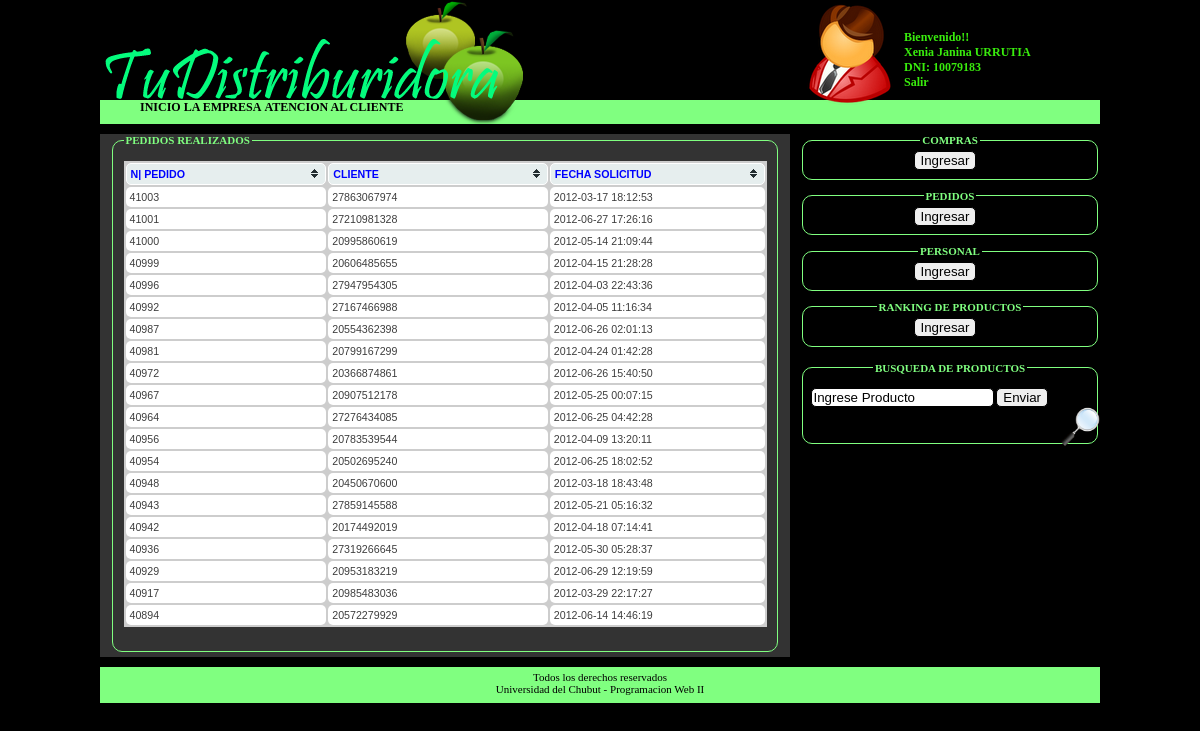
/intranet/principal.php (signed in), run on the app's committed database.
### tables this page shows
CREATE TABLE IF NOT EXISTS `pedido_cliente` (
  `nro_pedido` int(10) unsigned NOT NULL,
  `cliente` bigint(19) unsigned NOT NULL,
  `fecha_solicitud` datetime NOT NULL,
  `fecha_recepcion` datetime DEFAULT NULL,
  `empleado_venta` int(10) unsigned NOT NULL,
  `empleado_deposito` int(10) unsigned DEFAULT NULL,
  `estado_pedido` varchar(15) NOT NULL,
  PRIMARY KEY (`nro_pedido`),
  KEY `fk_pedido_cliente_cliente2` (`cliente`),
  KEY `fk_pedido_cliente_empleado1` (`empleado_venta`),
  KEY `fk_pedido_cliente_empleado2` (`empleado_deposito`)
);

### intranet/principal.php (called while the page is built, shortened)
<?php
	include("../model/Empleado.class.php");
	require 'vista.php';
?>

### model/Empleado.class.php (called while the page is built, shortened)
<?php
	class Empleado {
		private $dni;
		private $apellido;
		private $nombre;
		public function getDni() {
			return $this->dni;
		}
		public function getApellido() {
			return $this->apellido;
		}
		public function getNombre() {
			return $this->nombre;
		}
	}

### model/DBMysql.php (called while the page is built, shortened)
<?php
    class DBMysql {
		static function connection() {
			$user = "root";
			$password = "";
			$dbname = "mayorista";
			$remote = "localhost";
			try  {
				$link = new mysqli($remote , $user, $password, $dbname);
			} catch(Exception $e) {
                                echo $e.getMessage();
				throw new Exception;
			}
			return $link;
		}
		static function consulta($query) {
				try {
					$connection = DBMysql::connection();
					$resultado = $connection->query($query);
				} catch(Exception $e) {
                                        echo $e.getMessage();
					throw new Exception;
                                }
				return $resultado;
		}
    }

### comunes/tabla.php (the view)
<?php
	function graficarTabla($cabeceras, $resultado) {
		echo "<table id='myTable' class='tablesorter'>";
		echo "<thead>
				<tr>";
				foreach($cabeceras as $name)
					echo "<th>$name</th>";
		echo "	</tr>
			</thead>
			<tbody>";
		while ($array = $resultado->fetch_assoc()) {
			echo "<tr>";
				foreach($array as $name)
					echo "<td>$name</td>";
			echo "</tr>";
		}
		echo "</tbody></table>";
	}
?>

### intranet/vista.php (shortened to what this page needs)
<html>
	<head>
        <?php
			require 'cabeceras.php';
		?>
    </head>
    <body>
    	<div class="header">
	        <?php
				require 'head.php';
			?>
        </div>
        <?php
			require 'menu.php';
		?>
		<div id="centro">
		<div id="bar-izq">
			<div id="contenido">
				<?php
					require "$url";
                ?>
			</div>
		</div>
		<div id="bar-der">
			<?php
				require 'bar_compras.php';
				require 'bar_pedidos.php';
				require 'bar_personal.php';
				require 'bar_rankingproductos.php';
				require '../comunes/bar_busquedaproductos.php';
			?>
		</div>
		</div>
		<?php
			require '../comunes/pie.php';
		?>
    </body>
</html>

### intranet/cabeceras.php (shortened to what this page needs)
<link href="../css/style.css" rel="stylesheet" type="text/css" />
<link href="../css/jquery-ui-1.8.21.custom.css" rel="stylesheet" type="text/css">
<link href="../css/blue/tablesorter.css" rel="stylesheet" type="text/css">

### intranet/head.php (shortened to what this page needs)
<div id="logo">
         	<a href="principal.php"><img src="../images/Logo.png" alt="Logo Mayorista"></a>
         </div>
         <?php
	if(isset($_SESSION['Empleado'])) {
?>
    		<div class="usuario">
             	<table>
                 	<tr>
                     	<td><img src="../images/usuarios/empleado.png"></td>
				<?php
					$empleado = unserialize($_SESSION['Empleado']);
				?>
                         <td>Bienvenido!! <br><?php echo $empleado->getNombre() ." ". $empleado->getApellido(); ?><br> DNI: <?php echo $empleado->getDni(); ?><br> <a href="index.php?LogOut=<?php echo $_SESSION['LogOut']; ?>">Salir</a></td>
                 	</tr>
             	</table>
     	</div>
<?php } ?>

### intranet/menu.php (shortened to what this page needs)
<div class="menu">
      	<ul>
          	<li><a href="principal.php">Inicio</a></li>
              <li><a href="empresa.php">La Empresa</a></li>
              <li><a href="atencion_cliente.php">Atencion al Cliente</a></li>
          </ul>
      </div>

### intranet/ser_pedidosrealizados.php (shortened to what this page needs)
               <fieldset>
                 <legend>PEDIDOS REALIZADOS</legend>
                   <?php
		include("../model/DBMysql.php");
		include("../comunes/tabla.php");
		$query = "SELECT * FROM pedidos_realizados;";
		$resultado = DBMysql::consulta($query);
		$headers = array("N| PEDIDO", "CLIENTE" , "FECHA SOLICITUD");
		graficarTabla($headers,$resultado);
	?>
</fieldset>

### intranet/bar_compras.php (shortened to what this page needs)
<div id="compras">
	<fieldset id="">
		<legend>
			Compras
		</legend>
                   	<a href="<?php echo $_SERVER['SCRIPT_NAME']. "?sistema=1"; ?>"><input type="button" id="botoncompras" value="Ingresar"></a>
	</fieldset>
</div>

### intranet/bar_pedidos.php (shortened to what this page needs)
<div id="pedidos">
	<fieldset id="">
		<legend>
			Pedidos
		</legend>
                   <a href="<?php echo $_SERVER['SCRIPT_NAME']. "?sistema=2"; ?>"><input type="button" id="botonpedidos" value="Ingresar"></a>
	</fieldset>
</div>

### intranet/bar_personal.php (shortened to what this page needs)
<div id="personal">
	<fieldset id="">
		<legend>
			Personal
		</legend>
                    <a href="<?php echo $_SERVER['SCRIPT_NAME']. "?sistema=3"; ?>"><input type="button" id="botonpersonal" value="Ingresar"></a>
	</fieldset>
</div>

### intranet/bar_rankingproductos.php (shortened to what this page needs)
<div id="ranking">
	<fieldset>
		<legend>
			Ranking de Productos
		</legend>
                  	<a href="<?php echo $_SERVER['SCRIPT_NAME']. "?sistema=4"; ?>"><input type="button" id="botonranking" value="Ingresar"></a>
	</fieldset>
</div>

### comunes/bar_busquedaproductos.php (shortened to what this page needs)
<div id="productos">
	<fieldset>
		<legend>
			Busqueda de Productos
		</legend>
		<form name="buscarProductos" action="<?php echo $_SERVER['SCRIPT_NAME']; ?>" method="GET">
			<br>
			<input name="buscar" type="text" value="<?php if(isset($_GET['buscar'])) echo $_GET['buscar']; else echo "Ingrese Producto"; ?>" onFocus="quitarValue(this)">
			<input type="submit" value="Enviar" onClick="validarBusqueda(document.buscarProductos)">
		</form>
		<img src="../images/Search.png" >
	</fieldset>
</div>

### comunes/pie.php
<div id="foot">
	<fieldset>
		Todos los derechos reservados<br>
		Universidad del Chubut - Programacion Web II
	</fieldset>
</div>

### css/style.css (style rules this page uses)
body { width: 1000px; margin: 0 auto; background:rgba(0,0,0,1); font-family: Arial, Helvetica, sans-serif; color: #0F0; font-size: 14px; }
a, a:link, a:visited { text-decoration: none; outline: none; }
input { border: 1px solid; border-radius: 5px; }
legend { text-align: left; font: bold 11px solid ; text-transform: uppercase; color: rgb(128,255,128); }
fieldset { border: 1px solid rgb(128,255,128); border-radius: 10px; margin-top: 0px; margin-bottom: 5px; }
.header { background: gray; width: 1000px; clear: both; }
#logo { height: 100px; width: 700px; height: 100px; float: left; vertical-align: top; }
#logo img { float: left; }
#logo a, #logo:visited, #logo:link { text-decoration: none; outline: none; }
.usuario { width:300px; height:100px; float:right; vertical-align: top; text-align: center; }
.usuario table { color: rgb(57,236,13); font: bold 12px georgia; }
.usuario a { list-style: none; line-height: normal; color: rgb(57,236,13); }
.menu { clear: both; width:1000px; height:24px; background: rgb(128,255,128); vertical-align: top; font: bold 14px georgia; font-size: 12px; text-transform: uppercase; }
.menu a { text-decoration: none; outline: none; color: black; }
.menu ul { list-style: none; line-height: normal; }
.menu li { display: inline-block; margin: 0px 0px 5px 0px; padding-right: 40 px; padding-left: 40 px; padding-top: 5 px; padding-bottom: 4 px; color: black; }
#centro { clear: both; }
#bar-izq { width: 690; float: left; background: #333; vertical-align: top; margin: 10px 0px 10px 0px; }
#bar-der { width: 300; float: right; vertical-align: top; color: rgb(128,255,128); }
#bar-der legend { text-align: center; }
#estadisticas, #horarios, #productos, #subcripcion { width: 300px; float: right; font-size: 10px; margin-top: 10px; margin-bottom: 5px; }
#estadisticas img, #horarios img, #productos img, #subcripcion img { float: right; width: 40px; height: 40px; margin: -10px -10px -10px -10px; overflow: hidden; }
#foot { clear: both; background: rgb(128,255,128); width: 1000px; text-align: center; font-family: Verdana, bold; font-size: 11px; color: black; }
#contenido { width: 670px; margin-left: 10px; margin-right: 10px; }
#compras, #pedidos, #personal, #ranking { margin-top: 10px; margin-bottom: 5px; }
#compras input, #pedidos input, #personal input, #ranking input { margin-left: 100px; }

### css/blue/tablesorter.css (style rules this page uses)
table.tablesorter { font-family:arial; background-color: #CDCDCD; margin:10px 0pt 15px; font-size: 8pt; width: 100%; text-align: left; }
table.tablesorter thead tr th, table.tablesorter tfoot tr th { background-color: #e6EEEE; border: 1px solid #FFF; font-size: 8pt; padding: 4px; }
table.tablesorter thead tr .header { background-image: url(bg.gif); background-repeat: no-repeat; background-position: center right; cursor: pointer; border-radius: 5px; color: rgba(0,0,255,1); }
table.tablesorter tbody td { color: #3D3D3D; padding: 4px; background-color: #FFF; vertical-align: top; border-radius: 5px; }

### data on the page
pedido_cliente: nro_pedido "41003", cliente "27863067974", fecha_solicitud "2012-03-17 18:12:53"
pedido_cliente: nro_pedido "41001", cliente "27210981328", fecha_solicitud "2012-06-27 17:26:16"
pedido_cliente: nro_pedido "41000", cliente "20995860619", fecha_solicitud "2012-05-14 21:09:44"
pedido_cliente: nro_pedido "40999", cliente "20606485655", fecha_solicitud "2012-04-15 21:28:28"
pedido_cliente: nro_pedido "40996", cliente "27947954305", fecha_solicitud "2012-04-03 22:43:36"
pedido_cliente: nro_pedido "40992", cliente "27167466988", fecha_solicitud "2012-04-05 11:16:34"
pedido_cliente: nro_pedido "40987", cliente "20554362398", fecha_solicitud "2012-06-26 02:01:13"
pedido_cliente: nro_pedido "40981", cliente "20799167299", fecha_solicitud "2012-04-24 01:42:28"
pedido_cliente: nro_pedido "40972", cliente "20366874861", fecha_solicitud "2012-06-26 15:40:50"
pedido_cliente: nro_pedido "40967", cliente "20907512178", fecha_solicitud "2012-05-25 00:07:15"
pedido_cliente: nro_pedido "40964", cliente "27276434085", fecha_solicitud "2012-06-25 04:42:28"
pedido_cliente: nro_pedido "40956", cliente "20783539544", fecha_solicitud "2012-04-09 13:20:11"
pedido_cliente: nro_pedido "40954", cliente "20502695240", fecha_solicitud "2012-06-25 18:02:52"
pedido_cliente: nro_pedido "40948", cliente "20450670600", fecha_solicitud "2012-03-18 18:43:48"
pedido_cliente: nro_pedido "40943", cliente "27859145588", fecha_solicitud "2012-05-21 05:16:32"
pedido_cliente: nro_pedido "40942", cliente "20174492019", fecha_solicitud "2012-04-18 07:14:41"
pedido_cliente: nro_pedido "40936", cliente "27319266645", fecha_solicitud "2012-05-30 05:28:37"
pedido_cliente: nro_pedido "40929", cliente "20953183219", fecha_solicitud "2012-06-29 12:19:59"
pedido_cliente: nro_pedido "40917", cliente "20985483036", fecha_solicitud "2012-03-29 22:17:27"
pedido_cliente: nro_pedido "40894", cliente "20572279929", fecha_solicitud "2012-06-14 14:46:19"

### other printed values
$empleado->getNombre() "Xenia Janina"
$empleado->getApellido() "URRUTIA"
$empleado->getDni() "10079183"
$name "N| PEDIDO"
$name "CLIENTE"
$name "FECHA SOLICITUD"
